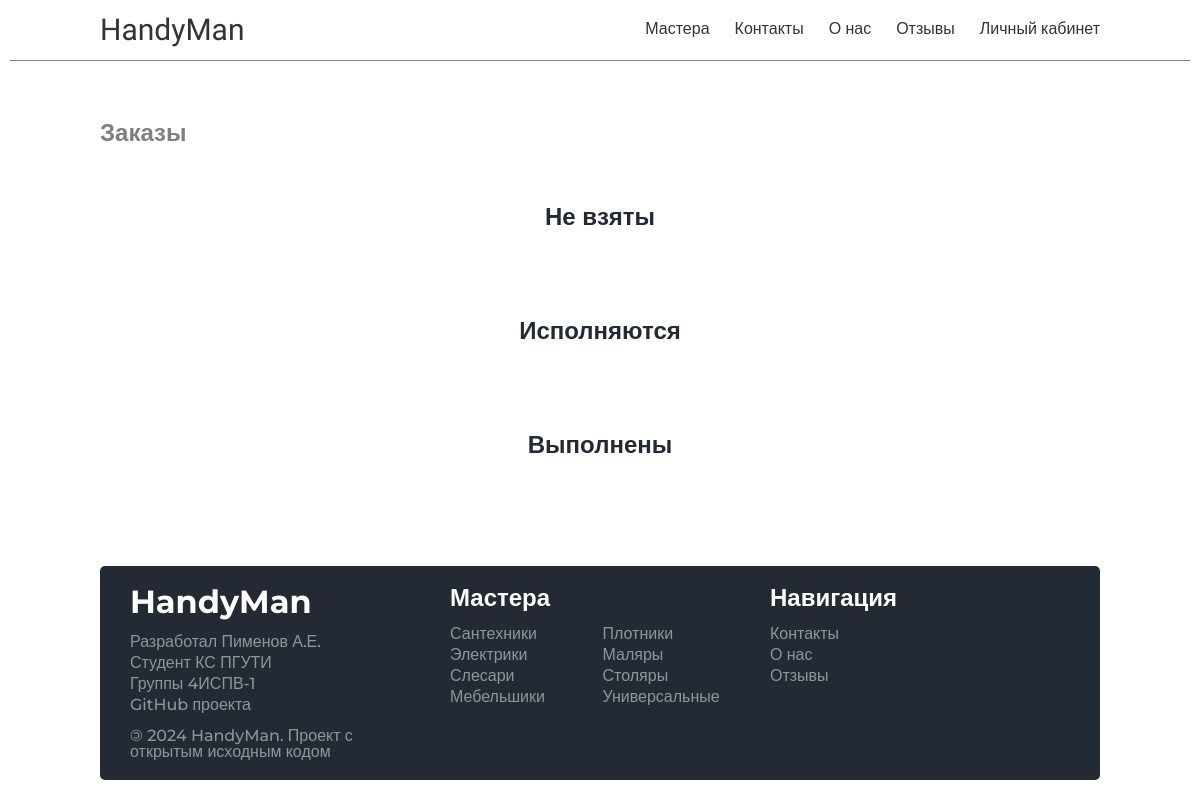
The page /account/tasks/ (signed in) on the database as committed earlier.
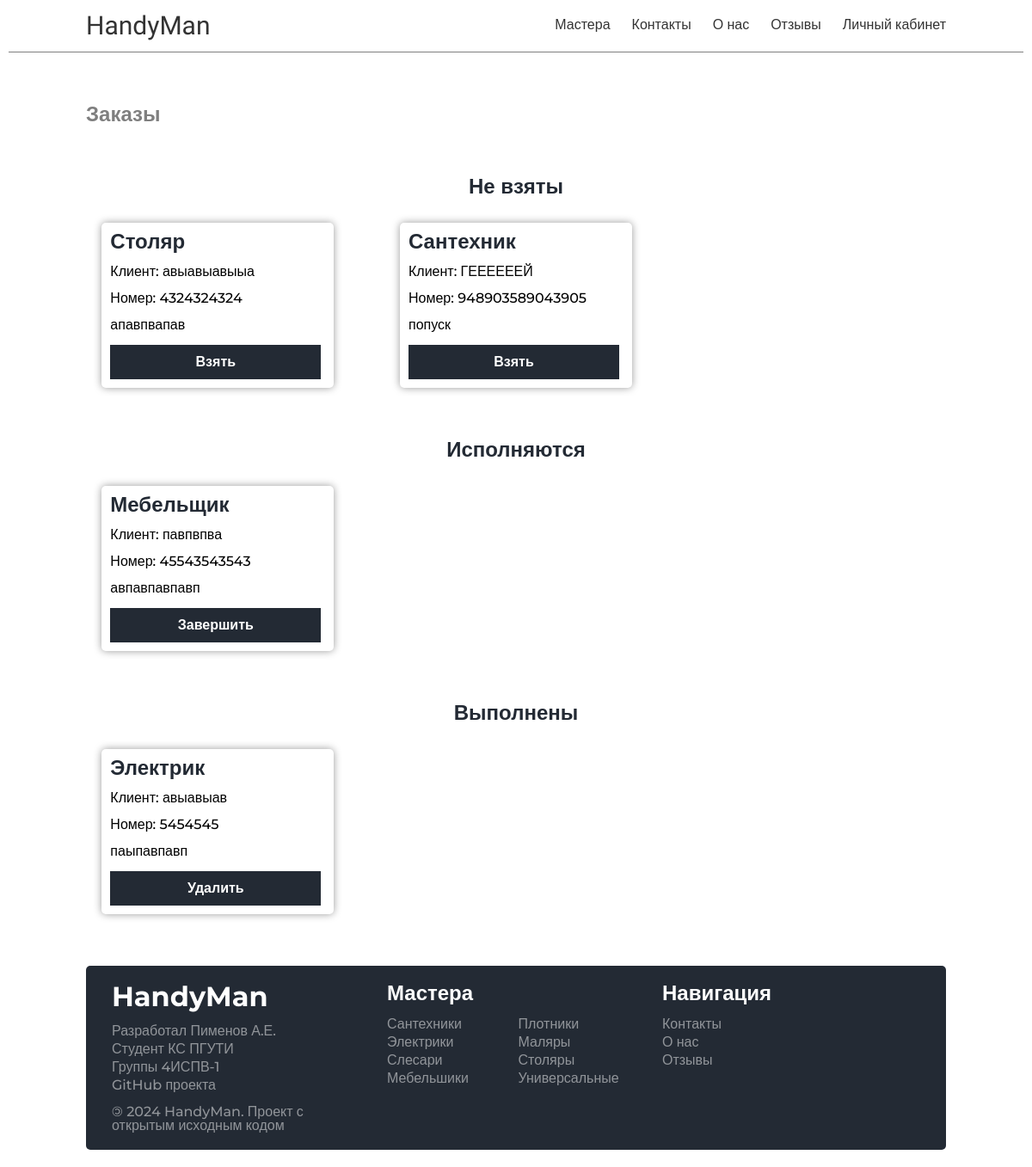
The same page on the database as committed later.
### handyman/models.py (models this page shows, shortened)
class MasterTasks(models.Model):
    STATUS_CHOICES = [
        ('pending', 'Ожидает выполнения'),
        ('in_progress', 'Выполняется'),
        ('completed', 'Выполнено'),
    ]
    id = models.UUIDField(primary_key=True, default=uuid.uuid4, editable=False)
    master_type = models.ForeignKey('Skills', on_delete=models.PROTECT)
    client_name = models.CharField(max_length=100)
    client_tel = models.CharField(max_length=100)
    client_adders = models.CharField(max_length=100)
    status = models.CharField(
        max_length=20,
        choices=STATUS_CHOICES,
        default='pending',
    )

class Skills(models.Model):
    id = models.UUIDField(primary_key=True, default=uuid.uuid4, editable=False)
    name = models.CharField(max_length=100)
    cat_name = models.CharField(
        max_length=100
    )  # Тоже что и name, но во множественном числе
    slug = models.CharField(max_length=100, unique=True)
    image = models.ImageField(upload_to='skills/images', blank=True, null=True)
    created_at = models.DateTimeField(auto_now_add=True)
    def __str__(self):
        return str(self.name)

### handyman/views.py (the view)
# urls.py: path('account/tasks/', views.masterTasks, name='tasks'),
@user_passes_test(is_master)
def masterTasks(request):
    tasks_not_taken = MasterTasks.objects.filter(status='pending')
    tasks_in_progress = MasterTasks.objects.filter(status='in_progress')
    tasks_completed = MasterTasks.objects.filter(status='completed')
    data = {
        'title': 'Заказы',
        'tasks_not_taken': tasks_not_taken,
        'tasks_in_progress': tasks_in_progress,
        'tasks_completed': tasks_completed,
    }
    return render(request, 'account/mastetasks.html', context=data)

### handyman/templatetags/custom_filters.py (called while the page is built)
@register.filter
def is_in_group(user, group_name):
    return user.groups.filter(name=group_name).exists()

### handyman/views.py (called while the page is built)
def is_master(user):
    return user.groups.filter(name='master').exists()

### handyman/templates/account/mastetasks.html
{% extends "base.html" %}
{% load custom_filters %}
{% block content %}
    {% include "handyman/include/header.html" %}
    <div class="main-container">
        <div class="main">
            <div class="main-tasks">
                <h1>Заказы</h1>
                <div class="main-tasks-block">
                    <h2>Не взяты</h2>
                    <div class="main-tasks-block-list">
                        <ul>
                            {% for task in tasks_not_taken %}
                                <li>
                                    <h2>{{ task.master_type }}</h2>
                                    <p>Клиент: {{ task.client_name }}</p>
                                    <p>Номер: {{ task.client_tel }}</p>
                                    <p>{{ task.client_adders }}</p>
                                    <button type="button"
                                            onclick="document.location.href='{% url 'take_task' task.id %}'">Взять
                                    </button>
                                </li>
                            {% endfor %}
                        </ul>
                    </div>
                </div>
                <div class="main-tasks-block">
                    <h2>Исполняются</h2>
                    <div class="main-tasks-block-list">
                        <ul>
                            {% for task in tasks_in_progress %}
                                <li>
                                    <h2>{{ task.master_type }}</h2>
                                    <p>Клиент: {{ task.client_name }}</p>
                                    <p>Номер: {{ task.client_tel }}</p>
                                    <p>{{ task.client_adders }}</p>
                                    <button type="button"
                                            onclick="document.location.href='{% url 'complete_task' task.id %}'">Завершить
                                    </button>
                                </li>
                            {% endfor %}
                        </ul>
                    </div>
                </div>
                <div class="main-tasks-block">
                    <h2>Выполнены</h2>
                    <div class="main-tasks-block-list">
                        <ul>
                            {% for task in tasks_completed %}
                                <li>
                                    <h2>{{ task.master_type }}</h2>
                                    <p>Клиент: {{ task.client_name }}</p>
                                    <p>Номер: {{ task.client_tel }}</p>
                                    <p>{{ task.client_adders }}</p>
                                    {% if user|is_in_group:"admin" %}
                                        <button type="button"
                                                onclick="document.location.href='{% url 'delete_task' task.id %}'">Удалить
                                        </button>
                                    {% else %}
                                        <button type="button" disabled>Удалить</button>
                                    {% endif %}
                                </li>
                            {% endfor %}
                        </ul>
                    </div>
                </div>
            </div>
        </div>
    </div>
    {% include "handyman/include/footer.html" %}
{% endblock %}

### handyman/templates/base.html (shortened to what this page needs)
{% load static %}
<!DOCTYPE html>
<html lang="ru">
  <head>
    <link rel="stylesheet" href="{% static 'handyman/css/style.css' %}" />
    <link
      rel="stylesheet"
      href="https://cdn.jsdelivr.net/npm/swiper@11/swiper-bundle.min.css"
    />
  </head>
  <body>
    {% block content %} {% endblock %}
  </body>
</html>

### handyman/templates/handyman/include/header.html
<div class="header-container">
    <div class="header">
        <div class="header-logo">
            <a href="{% url 'index' %}">HandyMan</a>
        </div>
        <div class="header-menu">
            <a href="{% url 'masters' %}">Мастера</a>
            <a href="{% url 'contacts' %}">Контакты</a>
            <a href="{% url 'about' %}">О нас</a>
            <a href="{% url 'feedbacks' %}">Отзывы</a>
            {% if user.is_authenticated %}
                <a href="{% url 'account' %}">Личный кабинет</a>
            {% else %}
                <a href="{% url 'login' %}">Войти</a>
            {% endif %}
        </div>
    </div>
</div>

### handyman/templates/handyman/include/footer.html
<div class="footer-container">
    <div class="footer">
        <div class="footer-block">
            <h2>HandyMan</h2>
            <ul class="mt-20">
                <li>Разработал Пименов А.Е.</li>
                <li>Студент КС ПГУТИ</li>
                <li>Группы 4ИСПВ-1</li>
                <li>
                    <a href="https://github.com/binido/Course-work">GitHub проекта</a>
                </li>
                <li>
                    <span>&copy;</span> 2024 HandyMan. Проект с открытым исходным кодом
                </li>
            </ul>
        </div>
        <div class="footer-block">
            <h3>Мастера</h3>
            <ul class="grid-ul">
                <li><a href="{% url 'masters_type' 'santehniky' %}">Сантехники</a></li>
                <li><a href="{% url 'masters_type' 'plotniky' %}">Плотники</a></li>
                <li><a href="{% url 'masters_type' 'elektriky' %}">Электрики</a></li>
                <li><a href="{% url 'masters_type' 'malyary' %}">Маляры</a></li>
                <li><a href="{% url 'masters_type' 'slesary' %}">Слесари</a></li>
                <li><a href="{% url 'masters_type' 'stolyary' %}">Столяры</a></li>
                <li><a href="{% url 'masters_type' 'mebelshiky' %}">Мебельшики</a></li>
                <li><a href="{% url 'masters_type' 'universalnie' %}">Универсальные</a></li>
            </ul>
        </div>
        <div class="footer-block">
            <h3>Навигация</h3>
            <ul>
                <li><a href="{% url 'contacts' %}">Контакты</a></li>
                <li><a href="{% url 'about' %}">О нас</a></li>
                <li><a href="{% url 'feedbacks' %}">Отзывы</a></li>
            </ul>
        </div>
    </div>
</div>

### handyman/static/handyman/css/style.css (style rules this page uses)
* { box-sizing:border-box }
html,body,div,span,applet,object,iframe,h1,h2,h3,h4,h5,h6,p,blockquote,pre,a,abbr,acronym,address,big,cite,code,del,dfn,em,img,ins,kbd,q,s,samp,small,strike,strong,sub,sup,tt,var,b,u,i,center,dl,dt,dd,ol,ul,li,fieldset,form,label,legend,table,caption,tbody,tfoot,thead,tr,th,td,article,aside,canvas,details,embed,figure,figcaption,footer,header,hgroup,menu,nav,output,ruby,section,summary,time,mark,audio,video { margin:0;padding:0;border:0;font-size:100%;vertical-align:baseline }
body { line-height:1 }
ol,ul { list-style:none }
.header-container { display:flex;flex-direction:column;align-items:center;margin:0 10px;border-bottom:1px solid rgba(0,0,0,.5) }
.header-container .header { display:flex;justify-content:space-between;align-items:center;height:60px;width:1000px }
.header-container .header .header-logo a { font-family:"Joti One",serif;font-size:30px;color:#333;text-decoration:none;background-image:linear-gradient(#333, #333);background-position:0% 100%;background-repeat:no-repeat;background-size:0% 2px;transition:all .15s ease-in-out }
.header-container .header .header-menu { font-family:"Montserrat",sans-serif;font-weight:500;font-size:16px;display:flex;gap:25px;justify-content:space-between;align-items:center }
.header-container .header .header-menu a { color:#333;text-decoration:none;background-image:linear-gradient(#333, #333);background-position:0% 100%;background-repeat:no-repeat;background-size:0% 2px;transition:all .15s ease-in-out;height:1.1rem }
.footer-container { display:flex;flex-direction:column;align-items:center;margin:0 10px;margin-top:max(60px,auto) }
.footer-container .footer { font-family:"Montserrat",sans-serif;font-weight:500;display:grid;grid-template-columns:repeat(3, 1fr);width:1000px;margin:20px 0;padding:20px 30px;background-color:#232a34;border-radius:5px;-webkit-border-radius:5px;-moz-border-radius:5px;-khtml-border-radius:5px;gap:20px }
.footer-container .footer .footer-block span { display:inline-block;transform:scaleX(-1) }
.footer-container .footer .footer-block h2,.footer-container .footer .footer-block h3 { color:#fff;font-weight:700 }
.footer-container .footer .footer-block h2 { font-size:32px }
.footer-container .footer .footer-block h3 { font-size:24px }
.footer-container .footer .footer-block ul { margin-top:16px;color:hsla(0,0%,100%,.5);display:flex;flex-direction:column;gap:5px }
.footer-container .footer .footer-block ul.mt-20 li:last-child { margin-top:10px }
.footer-container .footer .footer-block ul.grid-ul { display:grid;grid-template-columns:repeat(2, 1fr) }
.footer-container .footer .footer-block ul li a { color:hsla(0,0%,100%,.5);text-decoration:none;background-image:linear-gradient(rgba(255, 255, 255, 0.5), rgba(255, 255, 255, 0.5));background-position:0% 100%;background-repeat:no-repeat;background-size:0% 2px;transition:all .15s ease-in-out }
body { min-height:100vh;display:flex;flex-direction:column }
body .main-container { flex:1 }
:root { --swiper-pagination-color: #2c2a4d }
.main-container { display:flex;flex-direction:column;align-items:center;margin:0 10px }
.main-container .main { font-family:"Montserrat",sans-serif;font-weight:500;flex-direction:column;width:1000px }
.main-container .main-tasks { padding-top:60px }
.main-container .main-tasks h1 { color:rgba(0,0,0,.5);font-size:24px;font-weight:600 }
.main-container .main-tasks-block { margin-top:60px;display:flex;flex-direction:column;gap:30px }
.main-container .main-tasks-block:last-child { margin-bottom:40px }
.main-container .main-tasks-block>h2 { color:#232a34;font-size:24px;font-weight:600;text-align:center }
.main-container .main-tasks-block-list>ul { display:grid;grid-template-columns:repeat(3, 1fr);gap:40px }
.main-container .main-tasks-block-list>ul li { -webkit-box-shadow:0px 0px 10px 0px rgba(0,0,0,.4);-moz-box-shadow:0px 0px 10px 0px rgba(0,0,0,.4);box-shadow:0px 0px 10px 0px rgba(0,0,0,.4);border-radius:5px;-webkit-border-radius:5px;-moz-border-radius:5px;-khtml-border-radius:5px;padding:10px;width:270px;display:flex;flex-direction:column;gap:15px;align-self:center;justify-self:center }
.main-container .main-tasks-block-list>ul li h2 { color:#232a34;font-size:24px;font-weight:600 }
.main-container .main-tasks-block-list>ul li button { width:245px;height:40px;border:none;outline:none;font-size:16px;font-weight:600;padding:0 15px;background-color:#232a34;color:#fff;transition:all .15s ease-in-out;cursor:pointer }

Rows that differ between the two databases and show on the page:
added MasterTasks: master_type "Столяр", client_name "авыавыавыыа", client_tel "4324324324", client_adders "апавпвапав", shown under "Не взяты"
added MasterTasks: master_type "Сантехник", client_name "ГЕЕЕЕЕЕЙ", client_tel "948903589043905", client_adders "попуск", shown under "Не взяты"
added MasterTasks: master_type "Мебельщик", client_name "павпвпва", client_tel "45543543543", client_adders "авпавпавпавп", shown under "Исполняются"
added MasterTasks: master_type "Электрик", client_name "авыавыав", client_tel "5454545", client_adders "паыпавпавп", shown under "Выполнены"
